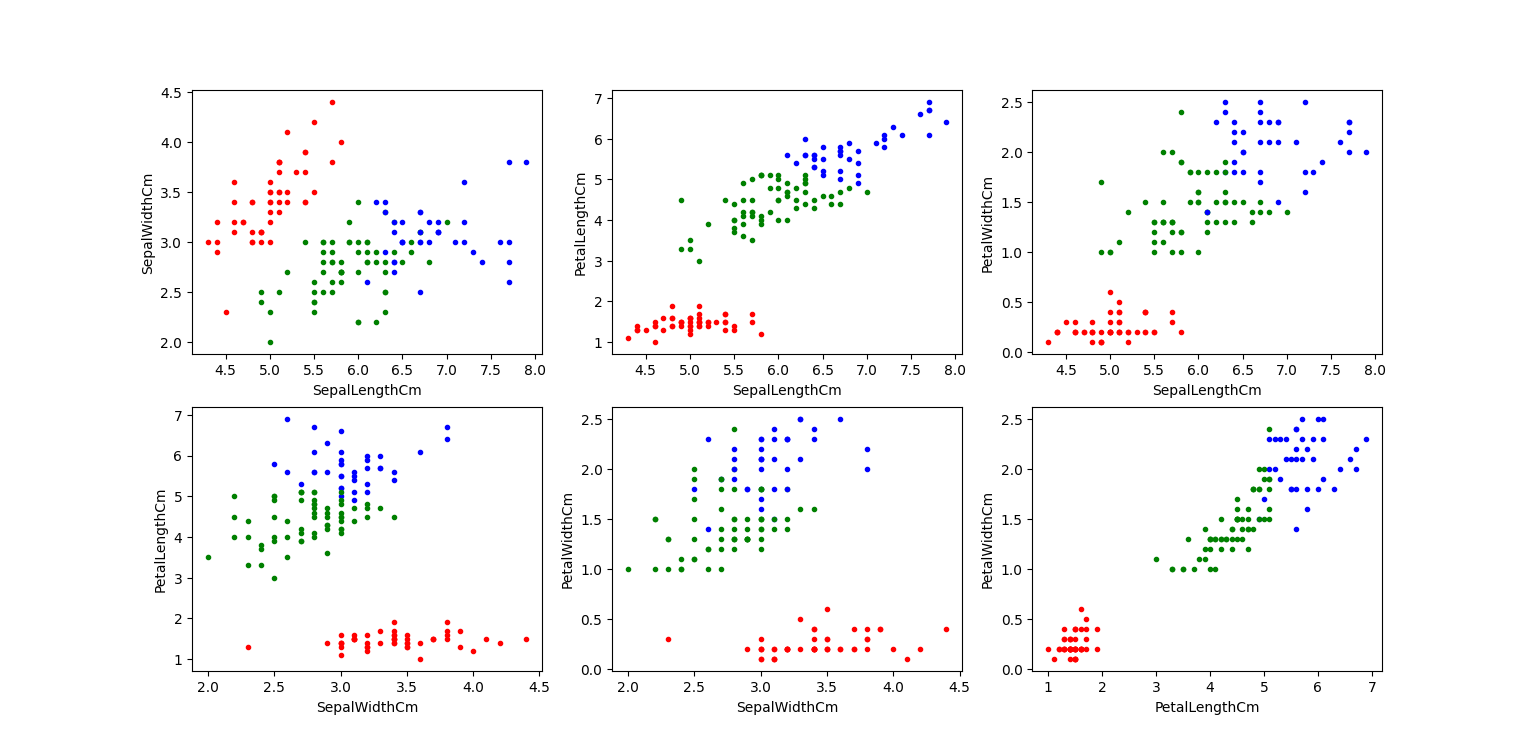

Here is the Python script that generated this plot:
from kmeans import kmeans
import matplotlib.pyplot as plt
import pandas as pd

df = pd.read_csv('Iris.csv')
X = df.drop(columns=['Species', 'Id']).values

y_pred, WCSS = kmeans(X,K=3)
dict_ = {0:'green', 1:'red', 2:'blue'}

fig,axs = plt.subplots(2,3)
for i in range(len(X)):
    axs[0,0].plot( X[i,0],X[i,1], 'o', markersize = 3, color = dict_[y_pred[i]])
    axs[0,1].plot( X[i,0],X[i,2], 'o', markersize = 3, color = dict_[y_pred[i]])
    axs[0,2].plot( X[i,0],X[i,3], 'o', markersize = 3, color = dict_[y_pred[i]])
    axs[1,0].plot( X[i,1],X[i,2], 'o', markersize = 3, color = dict_[y_pred[i]])
    axs[1,1].plot( X[i,1],X[i,3], 'o', markersize = 3, color = dict_[y_pred[i]])
    axs[1,2].plot( X[i,2],X[i,3], 'o', markersize = 3, color = dict_[y_pred[i]])
axs[0,0].set(xlabel = 'SepalLengthCm',ylabel='SepalWidthCm')
axs[0,1].set(xlabel = 'SepalLengthCm',ylabel='PetalLengthCm')
axs[0,2].set(xlabel = 'SepalLengthCm',ylabel='PetalWidthCm')
axs[1,0].set(xlabel = 'SepalWidthCm',ylabel='PetalLengthCm')
axs[1,1].set(xlabel = 'SepalWidthCm',ylabel='PetalWidthCm')
axs[1,2].set(xlabel = 'PetalLengthCm',ylabel='PetalWidthCm')
plt.show()
